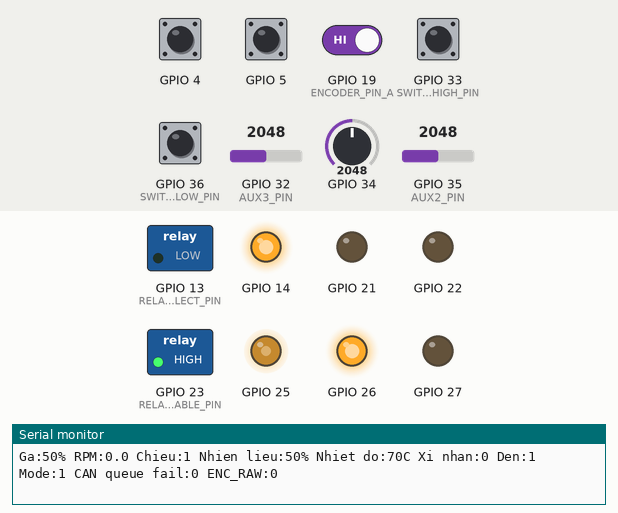
Simulated run of this program. Board: ESP32. On the bench: switched loads named in the program (green lamp = pin HIGH), output pins drawn as LEDs (lit = HIGH), the last lines printed to the serial monitor. Inputs (shaded band) come from the test bench; at power-on: GPIO 4, GPIO 5, GPIO 19 (ENCODER_PIN_A), GPIO 33 (SWITCH_HIGH_PIN) HIGH, GPIO 36 (SWITCH_LOW_PIN) LOW, GPIO 34 = 2048, GPIO 32 (AUX3_PIN) = 2048, GPIO 35 (AUX2_PIN) = 2048 (analog values on the 0–4095 scale). No CAN messages arrive unless stated.

Above: at 1.4 s.
1.5 s: GPIO 34 set to 2866
At 2.5 s:
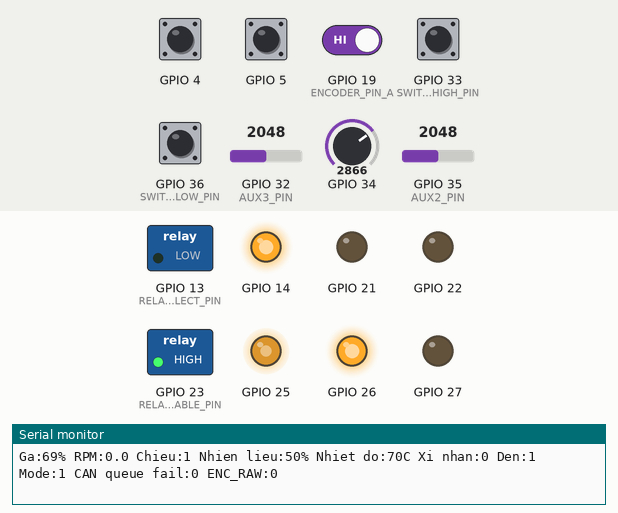
3.0 s: GPIO 4 pulled LOW for 0.15 s
At 3.11 s:
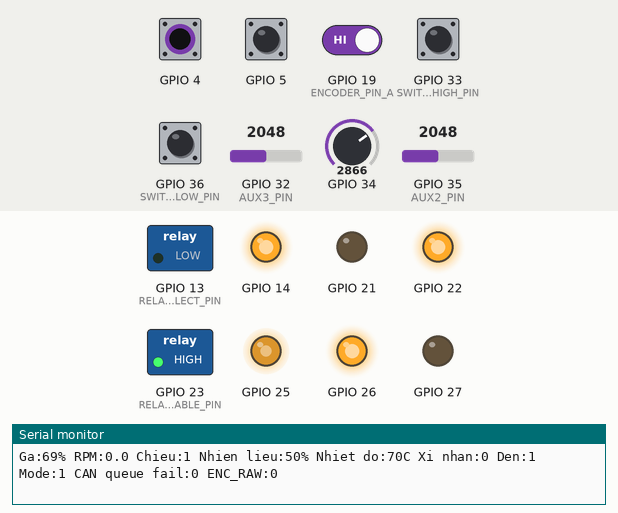
4.6 s: GPIO 5 pulled LOW for 0.15 s
At 4.71 s:
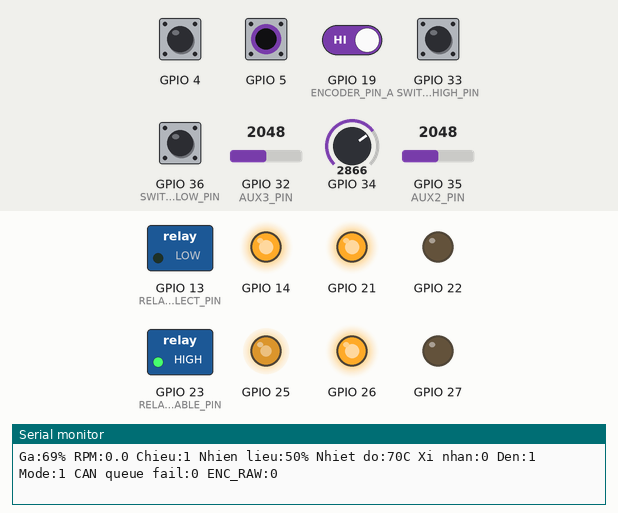
6.2 s: GPIO 33 (SWITCH_HIGH_PIN) pulled LOW for 0.15 s
At 6.36 s:
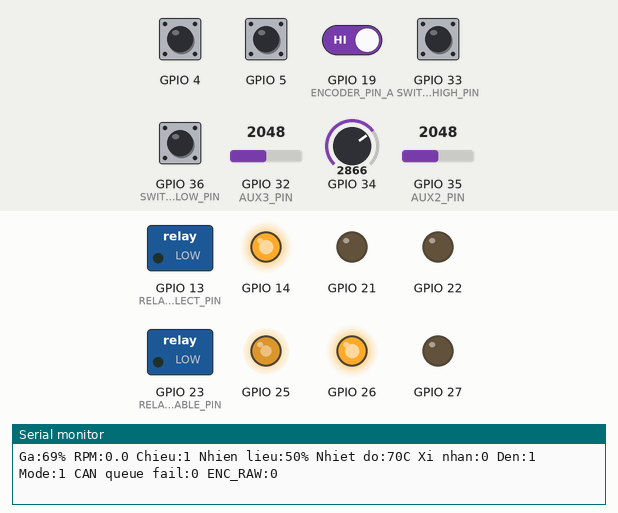
7.9 s: GPIO 34 set to 3603
At 8.8 s:
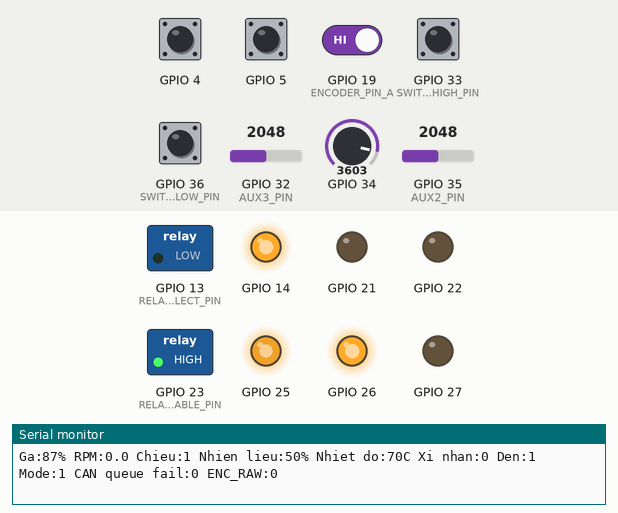
9.4 s: GPIO 36 (SWITCH_LOW_PIN) pulled HIGH for 0.15 s
At 9.56 s:
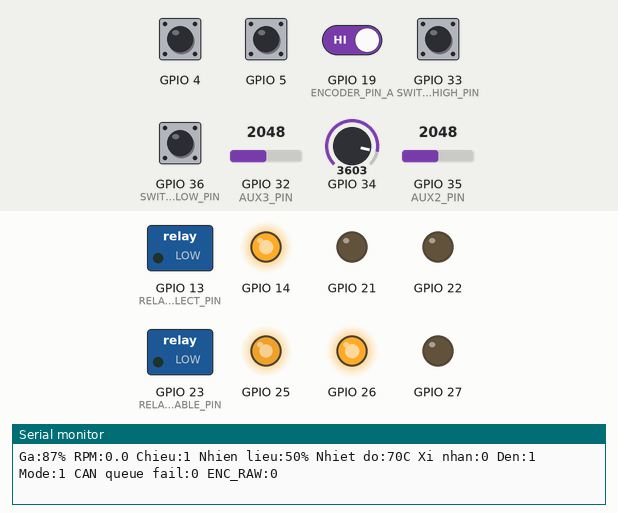
Timing chart, 0 to 12.1 s (numbered marks = the images above; inputs shaded):
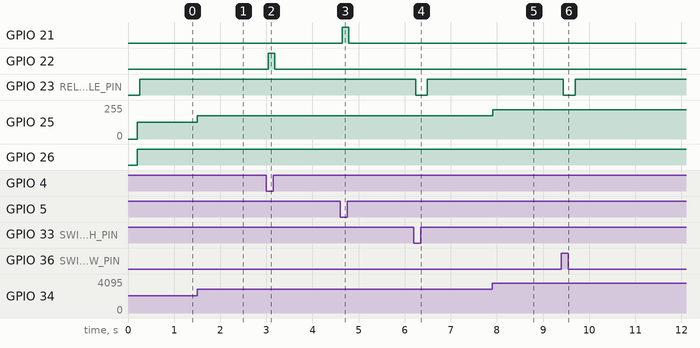

The program:

main.cpp
```cpp
#include <Arduino.h>
#include "config.h"
#include "motor_control.h"
#include "throttle_sensor.h"
#include "encoder.h"
#include "turn_signals.h"
#include "aux_sensors.h"
#include "headlights.h"
#include "can_bus.h"

static bool canOK = false;

// Chuyển trạng thái đèn sang quy ước của giao thức CAN.
static uint8_t getLampStateForCAN()
{
    switch (getHeadlightMode()) {
        case HeadlightMode::LOW_BEAM:
            return LAMP_LOW;

        case HeadlightMode::HIGH_BEAM:
            return LAMP_HIGH;

        default:
            return LAMP_OFF;
    }
}

void setup()
{
    initHeadlights();

    Serial.begin(115200);
    delay(200);

    initMotor();
    initThrottle();
    initEncoder();

    initTurnSignals();
    initAuxSensors();

    canOK = canBusInit();

    if (canOK) {
        Serial.println("[ECU] CAN ready");
    } else {
        Serial.println("[ECU] CAN init failed");
    }
}

void loop()
{

    // ===== Cập nhật các chức năng hiện tại =====
    int throttlePercent = constrain(readThrottlePercent(), 0, 100);
    setMotor(throttlePercent);

    updateSpeed();
    updateTurnSignals();
    updateAuxSensors();
    updateHeadlights();

    // ===== Chụp dữ liệu hiện tại để gửi CAN =====
    CanTxData data = {};

    data.wheelRpm = getRPM();
    data.throttlePct = static_cast<uint8_t>(throttlePercent);
    data.direction = getDirection();

    // RV2: mô phỏng nhiên liệu 0..100%.
    int fuelPercent = constrain(getAux2Percent(), 0, 100);
    data.fuelPct = static_cast<uint8_t>(fuelPercent);

    // RV3: mô phỏng nhiệt độ nước 20..120 độ C.
    int temperaturePercent = constrain(getAux3Percent(), 0, 100);
    data.coolantTempC = static_cast<uint8_t>(
        map(temperaturePercent, 0, 100, 20, 120)
    );

    data.turnSignal = getTurnSignalState();
    data.lampMode = getLampStateForCAN();

    // Module CAN tự quản lý chu kỳ gửi và nhận lệnh.
    if (canOK) {
        canBusUpdate(data);
    }

    // ===== In thông tin debug mỗi 500 ms =====
    static uint32_t lastPrint = 0;
    uint32_t now = millis();

    if (now - lastPrint >= 500) {
        lastPrint = now;

        Serial.printf(
    "Ga:%u%% RPM:%.1f Chieu:%d "
    "Nhien lieu:%u%% Nhiet do:%uC "
    "Xi nhan:%u Den:%u Mode:%u CAN queue fail:%lu ENC_RAW:%ld\n",
    static_cast<unsigned>(data.throttlePct),
    data.wheelRpm,
    static_cast<int>(data.direction),
    static_cast<unsigned>(data.fuelPct),
    static_cast<unsigned>(data.coolantTempC),
    static_cast<unsigned>(data.turnSignal),
    static_cast<unsigned>(data.lampMode),
    static_cast<unsigned>(canBusGetDriveMode()),
    static_cast<unsigned long>(canBusGetTxFailCount()),
    getRawPulseCount()
);
    }
    delay(10);
}
```

aux_sensors.h
```cpp
#ifndef AUX_SENSORS_H
#define AUX_SENSORS_H

void initAuxSensors();
void updateAuxSensors();

int getAux2Raw();
int getAux3Raw();

int getAux2Percent();
int getAux3Percent();

#endif
```

can_bus.h
```cpp
#ifndef CAN_BUS_H
#define CAN_BUS_H
#include <Arduino.h>
// =====================================================================
//  BẢNG CAN ID  (tốc độ bus: 500 kbps, khung chuẩn 11-bit)
//  Quy ước: dữ liệu nhiều byte dùng little-endian (byte thấp trước)
//
//  0x100  ECU -> Pi  mỗi 50 ms   DLC 4
//         B0-B1: tốc độ quay trục ra, đơn vị 0.1 RPM (uint16)
//         B2   : mức ga 0..100 (%)
//         B3   : chiều quay (int8: 0x01 = tiến, 0xFF = lùi)
//
//  0x101  ECU -> Pi  mỗi 100 ms  DLC 2
//         B0   : mức nhiên liệu 0..100 (%)
//         B1   : nhiệt độ nước làm mát (°C, uint8)
//
//  0x102  ECU -> Pi  mỗi 100 ms  DLC 2
//         B0   : xi-nhan (0 = tắt, 1 = trái, 2 = phải)
//         B1   : đèn (0 = tắt, 1 = cốt, 2 = pha)
//
//  0x200  Pi -> ECU  khi đổi chế độ  DLC 1
//         B0   : Drive Mode (0 = Eco, 1 = Normal, 2 = Sport)
// =====================================================================
#define CAN_ID_MOTION          0x100
#define CAN_ID_SENSORS         0x101
#define CAN_ID_LIGHTS          0x102
#define CAN_ID_DRIVE_MODE_CMD  0x200

#define CAN_PERIOD_MOTION_MS   50
#define CAN_PERIOD_SENSORS_MS  100
#define CAN_PERIOD_LIGHTS_MS   100

enum TurnSignalState : uint8_t { TURN_OFF = 0, TURN_LEFT = 1, TURN_RIGHT = 2 };
enum LampState       : uint8_t { LAMP_OFF = 0, LAMP_LOW = 1, LAMP_HIGH = 2 };
enum DriveMode       : uint8_t { DRIVE_ECO = 0, DRIVE_NORMAL = 1, DRIVE_SPORT = 2 };

// Dữ liệu ECU muốn gửi lên Pi. Các module khác (encoder, throttle,
// fuel_temp_sim, turn_signal, headlight) điền vào rồi truyền cho canBusUpdate().
struct CanTxData {
  float    wheelRpm;      // RPM trục ra (có thể âm, hàm sẽ lấy trị tuyệt đối)
  uint8_t  throttlePct;   // 0..100
  int8_t   direction;     // 1 = tiến, -1 = lùi
  uint8_t  fuelPct;       // 0..100
  uint8_t  coolantTempC;  // °C
  uint8_t  turnSignal;    // TurnSignalState
  uint8_t  lampMode;      // LampState
};

// Khởi tạo driver TWAI và bắt đầu chạy. Trả về false nếu lỗi.
bool canBusInit();

// Gọi liên tục trong loop(): tự gửi các khung theo chu kỳ,
// nhận lệnh từ Pi, và tự phục hồi nếu bus bị lỗi (bus-off).
void canBusUpdate(const CanTxData& data);

// Drive Mode gần nhất nhận được từ Pi (mặc định Normal).
DriveMode canBusGetDriveMode();

// Số lần đẩy khung vào hàng đợi gửi thất bại (dùng để debug).
uint32_t canBusGetTxFailCount();

#endif
```

encoder.h
```cpp
#ifndef ENCODER_H
#define ENCODER_H

// Cấu hình chân encoder + gắn ngắt
void initEncoder();

// Gọi liên tục trong loop() - tự tính RPM mỗi SPEED_CALC_INTERVAL_MS
void updateSpeed();

// Lấy tốc độ hiện tại (RPM ở trục ra, sau giảm tốc)
float getRPM();

// Lấy chiều quay hiện tại: 1 = tiến, -1 = lùi
int8_t getDirection();

// ===== Dùng khi hiệu chỉnh (calibration) =====
// Lấy tổng số xung thô đã đếm được từ lúc initEncoder() (không tự reset).
// Dùng để quay tay/chạy động cơ đúng N vòng ở trục ra, rồi tính:
//   PULSES_PER_OUTPUT_REV = getRawPulseCount() / N
long getRawPulseCount();

#endif
 
```

headlights.h
```cpp
#ifndef HEADLIGHTS_H
#define HEADLIGHTS_H

enum class HeadlightMode {
    OFF,
    LOW_BEAM,   // Cốt
    HIGH_BEAM   // Pha
};

void initHeadlights();
void updateHeadlights();

// Trạng thái đang được phần mềm ra lệnh.
// Không phải phản hồi từ tiếp điểm relay thực tế.
HeadlightMode getHeadlightMode();

#endif
```

motor_control.h
```cpp
#ifndef MOTOR_CONTROL_H
#define MOTOR_CONTROL_H

//Khoi tao chan dieu khien dong co + PWM
void initMotor();

// Điều khiển tốc độ/chiều động cơ
// speedPercent: -100..100 (âm = lùi, dương = tiến, 0 = dừng/thắng)
void setMotor(int speedPercent);

#endif
```

throttle_sensor.h
```cpp
#ifndef THROTTLE_SENSOR_H
#define THROTTLE_SENSOR_H

// Cau hinh ADC doc bien tro gas
void initThrottle();

// Doc muc gas hien tai
int readThrottlePercent();

#endif
 
```

turn_signals.h
```cpp
#ifndef TURN_SIGNALS_H
#define TURN_SIGNALS_H

void initTurnSignals();
void updateTurnSignals();
// 0 = tắt, 1 = trái, 2 = phải; trạng thái đã chống dội.
unsigned char getTurnSignalState();
#endif
```

aux_sensors.cpp
```cpp
#include <Arduino.h>
#include "aux_sensors.h"

namespace {

constexpr uint8_t AUX2_PIN = 35; // RV2
constexpr uint8_t AUX3_PIN = 32; // RV3

constexpr uint32_t SAMPLE_MS = 20;

float filtered2 = 0;
float filtered3 = 0;
uint32_t lastSample = 0;

int toPercent(float value)
{
    return constrain(
        static_cast<int>(value * 100.0f / 4095.0f + 0.5f),
        0, 100
    );
}

} // namespace

void initAuxSensors()
{
    pinMode(AUX2_PIN, INPUT);
    pinMode(AUX3_PIN, INPUT);

    analogReadResolution(12);
    analogSetPinAttenuation(AUX2_PIN, ADC_11db);
    analogSetPinAttenuation(AUX3_PIN, ADC_11db);

    filtered2 = analogRead(AUX2_PIN);
    filtered3 = analogRead(AUX3_PIN);
    lastSample = millis();
}

void updateAuxSensors()
{
    const uint32_t now = millis();

    if (now - lastSample < SAMPLE_MS) return;
    lastSample = now;

    // Lọc nhẹ để giảm rung số khi xoay biến trở.
    filtered2 += 0.2f * (analogRead(AUX2_PIN) - filtered2);
    filtered3 += 0.2f * (analogRead(AUX3_PIN) - filtered3);
}

int getAux2Raw()
{
    return static_cast<int>(filtered2 + 0.5f);
}

int getAux3Raw()
{
    return static_cast<int>(filtered3 + 0.5f);
}

int getAux2Percent()
{
    return toPercent(filtered2);
}

int getAux3Percent()
{
    return toPercent(filtered3);
}
```

can_bus.cpp
```cpp
#include <Arduino.h>
#include <string.h>
#include "driver/twai.h"
#include "can_bus.h"
#include "config.h"
#include <cmath>

// ===================== BIẾN NỘI BỘ MODULE =====================
static bool canReady = false;
static DriveMode driveMode = DRIVE_NORMAL;
static uint32_t  txFailCount = 0;

static uint32_t lastMotionTx  = 0;
static uint32_t lastSensorsTx = 0;
static uint32_t lastLightsTx  = 0;
static uint32_t lastBusCheck  = 0;

// ===================== GỬI 1 KHUNG =====================
// Timeout = 0: không chặn loop(). Nếu hàng đợi gửi đầy (ví dụ chưa có
// node nào ACK) thì bỏ khung này và đếm lỗi, không treo chương trình.
static bool sendFrame(uint32_t id, const uint8_t* data, uint8_t dlc) {
  twai_message_t msg = {};
  msg.identifier       = id;
  msg.data_length_code = dlc;
  memcpy(msg.data, data, dlc);

  if (twai_transmit(&msg, 0) != ESP_OK) {
    txFailCount++;
    return false;
  }
  return true;
}

// ===================== ĐÓNG GÓI TỪNG KHUNG =====================
static void sendMotionFrame(const CanTxData& d) {
  float rpmAbs = std::isfinite(d.wheelRpm)
                 ? std::fabs(d.wheelRpm)
                 : 0.0f;

if (rpmAbs > 6553.5f) rpmAbs = 6553.5f;
uint16_t rpmX10 =
    static_cast<uint16_t>(rpmAbs * 10.0f + 0.5f);

  uint8_t buf[4];
  buf[0] = rpmX10 & 0xFF;                          // little-endian
  buf[1] = (rpmX10 >> 8) & 0xFF;
  buf[2] = d.throttlePct > 100 ? 100 : d.throttlePct;
  buf[3] = (uint8_t)d.direction;                   // 1 -> 0x01, -1 -> 0xFF
  sendFrame(CAN_ID_MOTION, buf, 4);
}

static void sendSensorsFrame(const CanTxData& d) {
  uint8_t buf[2];
  buf[0] = d.fuelPct > 100 ? 100 : d.fuelPct;
  buf[1] = d.coolantTempC;
  sendFrame(CAN_ID_SENSORS, buf, 2);
}

static void sendLightsFrame(const CanTxData& d) {
  uint8_t buf[2];
  buf[0] = d.turnSignal;
  buf[1] = d.lampMode;
  sendFrame(CAN_ID_LIGHTS, buf, 2);
}

// ===================== NHẬN LỆNH TỪ PI =====================
static void handleReceive() {
  // Tránh xử lý CAN quá lâu nếu bus liên tục có dữ liệu.
  for (uint8_t i = 0; i < 8; ++i) {
    twai_message_t rx = {};

    if (twai_receive(&rx, 0) != ESP_OK) break;

    if (rx.extd || rx.rtr) continue;

    if (rx.identifier != CAN_ID_DRIVE_MODE_CMD ||
        rx.data_length_code != 1) {
      continue;
    }

    uint8_t mode = rx.data[0];

    if (mode <= DRIVE_SPORT) {
      driveMode = static_cast<DriveMode>(mode);
    }
  }
}

// ===================== PHỤC HỒI KHI BUS LỖI =====================
static void checkBusHealth() {
  twai_status_info_t status;
  if (twai_get_status_info(&status) != ESP_OK) return;

  if (status.state == TWAI_STATE_BUS_OFF) {
    twai_initiate_recovery();                      // sẽ chuyển sang STOPPED khi xong
  } else if (status.state == TWAI_STATE_STOPPED) {
    twai_start();                                  // chạy lại sau khi phục hồi
  }
}

// ===================== API CÔNG KHAI =====================
bool canBusInit() {
  if (canReady) return true;

  twai_mode_t mode =
      CAN_USE_NO_ACK_MODE ? TWAI_MODE_NO_ACK : TWAI_MODE_NORMAL;

  twai_general_config_t g_config = TWAI_GENERAL_CONFIG_DEFAULT(
      (gpio_num_t)CAN_TX_PIN,
      (gpio_num_t)CAN_RX_PIN,
      mode);

  g_config.tx_queue_len = 10;
  g_config.rx_queue_len = 10;

  twai_timing_config_t t_config = TWAI_TIMING_CONFIG_500KBITS();
  twai_filter_config_t f_config = TWAI_FILTER_CONFIG_ACCEPT_ALL();

  esp_err_t err =
      twai_driver_install(&g_config, &t_config, &f_config);

  if (err != ESP_OK) {
    Serial.printf("[CAN] Install failed: %s\n", esp_err_to_name(err));
    return false;
  }

  err = twai_start();

  if (err != ESP_OK) {
    Serial.printf("[CAN] Start failed: %s\n", esp_err_to_name(err));
    twai_driver_uninstall();
    return false;
  }

  uint32_t now = millis();
  lastMotionTx = lastSensorsTx = lastLightsTx = lastBusCheck = now;

  canReady = true;
  Serial.println("[CAN] Started at 500 kbps");
  return true;
}

void canBusUpdate(const CanTxData& data) {
  if (!canReady) return;

  uint32_t now = millis();

  if (now - lastBusCheck >= 200) {
    lastBusCheck = now;
    checkBusHealth();
  }

  twai_status_info_t status = {};

  if (twai_get_status_info(&status) != ESP_OK ||
      status.state != TWAI_STATE_RUNNING) {
    return;
  }

  handleReceive();

  if (now - lastMotionTx >= CAN_PERIOD_MOTION_MS) {
    lastMotionTx = now;
    sendMotionFrame(data);
  }

  if (now - lastSensorsTx >= CAN_PERIOD_SENSORS_MS) {
    lastSensorsTx = now;
    sendSensorsFrame(data);
  }

  if (now - lastLightsTx >= CAN_PERIOD_LIGHTS_MS) {
    lastLightsTx = now;
    sendLightsFrame(data);
  }
}

DriveMode canBusGetDriveMode() {
  return driveMode;
}

uint32_t canBusGetTxFailCount() {
  return txFailCount;
}
```

encoder.cpp
```cpp
#include <Arduino.h>
#include "encoder.h"
#include "config.h"

// ===================== BIẾN NỘI BỘ MODULE =====================
static volatile long encoderCount = 0;      // reset mỗi lần updateSpeed() tính RPM
static volatile long rawPulseTotal = 0;     // KHÔNG reset - dùng để hiệu chỉnh
static volatile int8_t encoderDirection = 1;

static unsigned long lastSpeedCalcTime = 0;
static float currentRPM = 0.0;

// ===================== NGẮT ĐỌC ENCODER =====================
// Decode x1: bắt cạnh lên kênh A, đọc trạng thái kênh B để suy ra chiều quay.
// LƯU Ý: theo sơ đồ, nhãn dây "Encoder A/B Phase" bị đảo giữa 2 đầu
// (đầu ESP32 và đầu terminal động cơ ghi ngược nhau). Nếu chiều quay
// đọc được ngược với thực tế, chỉ cần đảo ENCODER_PIN_A và ENCODER_PIN_B
// trong config.h, không cần sửa code ở đây.
void IRAM_ATTR encoderISR() {
  if (digitalRead(ENCODER_PIN_B) == HIGH) {
    encoderDirection = 1;
    encoderCount++;
    rawPulseTotal++;
  } else {
    encoderDirection = -1;
    encoderCount--;
    rawPulseTotal++;   // dùng trị tuyệt đối số xung khi hiệu chỉnh, không quan tâm chiều
  }
}

void initEncoder() {
  pinMode(ENCODER_PIN_A, INPUT_PULLUP);
  pinMode(ENCODER_PIN_B, INPUT_PULLUP);
  attachInterrupt(digitalPinToInterrupt(ENCODER_PIN_A), encoderISR, RISING);

  lastSpeedCalcTime = millis();
}

void updateSpeed() {
  unsigned long now = millis();
  if (now - lastSpeedCalcTime < SPEED_CALC_INTERVAL_MS) return;

  // Lấy và reset bộ đếm an toàn (tắt ngắt tạm thời để tránh race condition)
  noInterrupts();
  long pulses = encoderCount;
  encoderCount = 0;
  interrupts();

  float dtMinutes = (now - lastSpeedCalcTime) / 60000.0;
  lastSpeedCalcTime = now;

  float revolutions = pulses / PULSES_PER_OUTPUT_REV;
  currentRPM = revolutions / dtMinutes;
}

float getRPM() {
  return currentRPM;
}

int8_t getDirection() {
  return encoderDirection;
}

long getRawPulseCount() {
  noInterrupts();
  long total = rawPulseTotal;
  interrupts();
  return total;
}
```

headlights.cpp
```cpp
#include <Arduino.h>
#include "headlights.h"

namespace {

// SW2: chân giữa nối GND.
constexpr uint8_t SWITCH_LOW_PIN  = 36;
constexpr uint8_t SWITCH_HIGH_PIN = 33;
// Theo PCB: K1 bật/tắt nguồn đèn, K2 chọn cốt/pha.
constexpr uint8_t RELAY_ENABLE_PIN = 23; // K1, chung LED D5
constexpr uint8_t RELAY_SELECT_PIN = 13; // K2

constexpr uint32_t DEBOUNCE_MS = 30;

// Khoảng chờ ban đầu cho relay nhả/chuyển tiếp điểm.
// Cần kiểm tra lại theo relay thực tế khi thử tải.
constexpr uint32_t RELAY_WAIT_MS = 50;

enum class Phase {
    READY,
    WAIT_K1_RELEASE,
    WAIT_K2_SETTLE
};

HeadlightMode candidate = HeadlightMode::OFF;
HeadlightMode requested = HeadlightMode::OFF;
HeadlightMode applied   = HeadlightMode::OFF;

Phase phase = Phase::READY;
bool selectedHigh = false;

uint32_t candidateSince = 0;
uint32_t phaseSince = 0;

HeadlightMode readSwitch()
{
    const bool low  = digitalRead(SWITCH_LOW_PIN) == LOW;
    const bool high = digitalRead(SWITCH_HIGH_PIN) == LOW;

    // Hai chân cùng ngắt hoặc cùng đóng: tắt đèn.
    if (low == high) return HeadlightMode::OFF;

    return low ? HeadlightMode::LOW_BEAM
               : HeadlightMode::HIGH_BEAM;
}

void selectBeam(bool high)
{
    selectedHigh = high;
    digitalWrite(RELAY_SELECT_PIN, high ? HIGH : LOW);
}

} // namespace

void initHeadlights()
{
    digitalWrite(RELAY_ENABLE_PIN, LOW);
    digitalWrite(RELAY_SELECT_PIN, LOW);
    pinMode(RELAY_ENABLE_PIN, OUTPUT);
    pinMode(RELAY_SELECT_PIN, OUTPUT);

    // PCB đã có điện trở kéo lên R15/R16.
    // GPIO36 không có pull-up nội.
    pinMode(SWITCH_LOW_PIN, INPUT);
    pinMode(SWITCH_HIGH_PIN, INPUT);

    requested = HeadlightMode::OFF;
    applied = HeadlightMode::OFF;
    selectedHigh = false;

    candidate = readSwitch();
    candidateSince = millis();

    // Chờ K1 nhả trước khi cho phép chuyển K2.
    phase = Phase::WAIT_K1_RELEASE;
    phaseSince = candidateSince;
}

void updateHeadlights()
{
    const uint32_t now = millis();
    const HeadlightMode reading = readSwitch();

    if (reading != candidate) {
        candidate = reading;
        candidateSince = now;
    }

    if (now - candidateSince >= DEBOUNCE_MS) {
        requested = candidate;
    }

    switch (phase) {
    case Phase::READY:
        if (requested != applied) {
            // Ngắt nguồn đèn trước khi chuyển cốt/pha.
            digitalWrite(RELAY_ENABLE_PIN, LOW);
            applied = HeadlightMode::OFF;

            phaseSince = now;
            phase = Phase::WAIT_K1_RELEASE;
        }
        break;

    case Phase::WAIT_K1_RELEASE:
        if (now - phaseSince >= RELAY_WAIT_MS) {
            selectBeam(requested == HeadlightMode::HIGH_BEAM);

            phaseSince = now;
            phase = Phase::WAIT_K2_SETTLE;
        }
        break;

    case Phase::WAIT_K2_SETTLE: {
        const bool wantHigh =
            requested == HeadlightMode::HIGH_BEAM;

        // Nếu người dùng đổi hướng trong lúc chờ,
        // cập nhật K2 và chờ lại; K1 vẫn tắt.
        if (wantHigh != selectedHigh) {
            selectBeam(wantHigh);
            phaseSince = now;
        }

        if (now - phaseSince >= RELAY_WAIT_MS) {
            digitalWrite(
                RELAY_ENABLE_PIN,
                requested == HeadlightMode::OFF ? LOW : HIGH
            );

            applied = requested;
            phase = Phase::READY;
        }
        break;
    }
    }
}

HeadlightMode getHeadlightMode()
{
    return applied;
}
```

Source omitted: motor_control.cpp (956 bytes), throttle_sensor.cpp (326 bytes), turn_signals.cpp (2513 bytes), config.h (944 bytes)

Measured:
- after the input at 1.5 s, GPIO 25: 127/255 → 174/255 at once
- after the input at 3.0 s, GPIO 22: LOW → HIGH at once, → LOW 0.14 s later
- after the input at 4.6 s, GPIO 21: LOW → HIGH at once, → LOW 0.14 s later
- after the input at 6.2 s, GPIO 23 (RELAY_ENABLE_PIN): HIGH → LOW at once, → HIGH 0.25 s later
- after the input at 7.9 s, GPIO 25: 174/255 → 220/255 at once
- after the input at 9.4 s, GPIO 23 (RELAY_ENABLE_PIN): HIGH → LOW at once, → HIGH 0.26 s later
